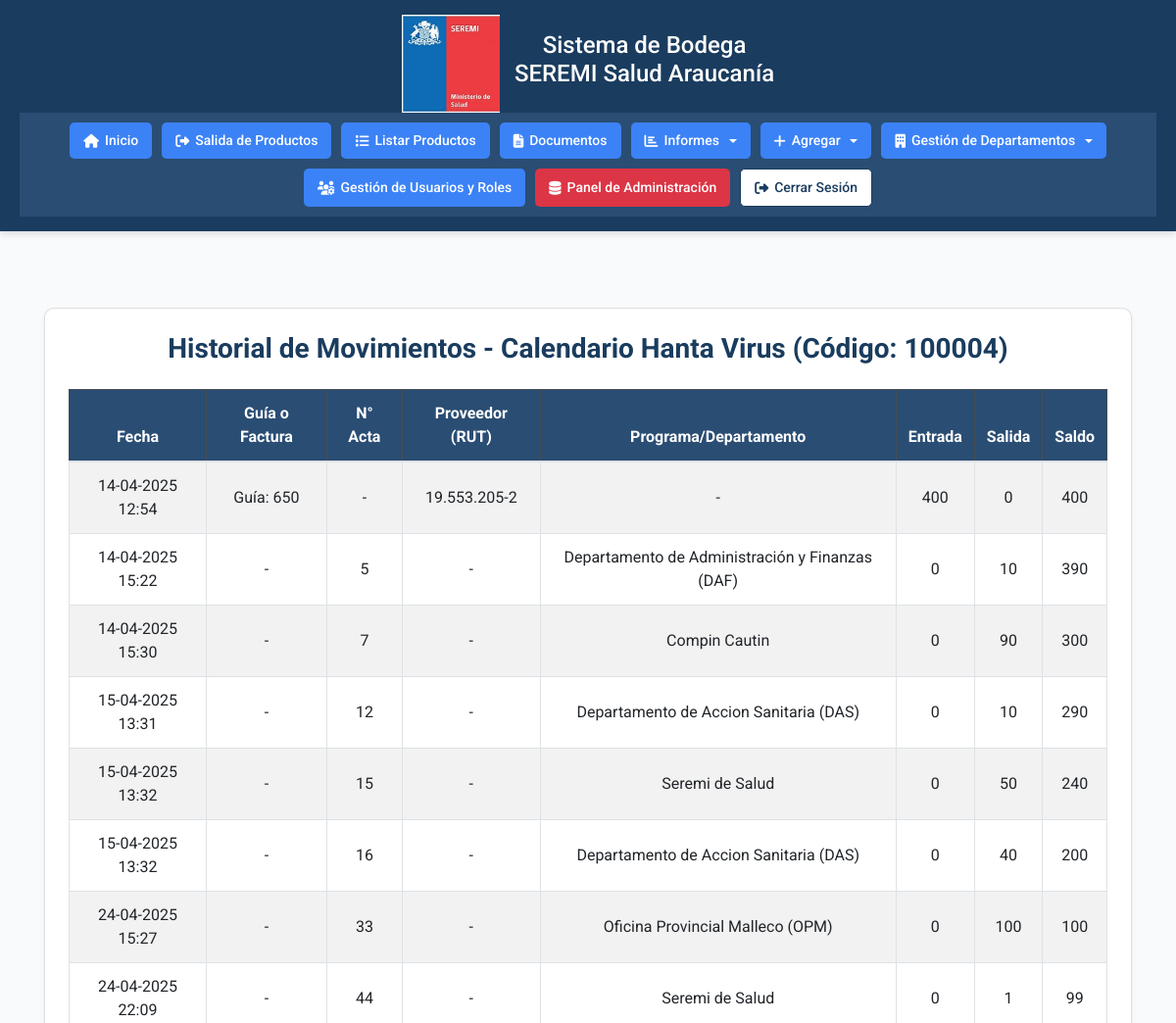
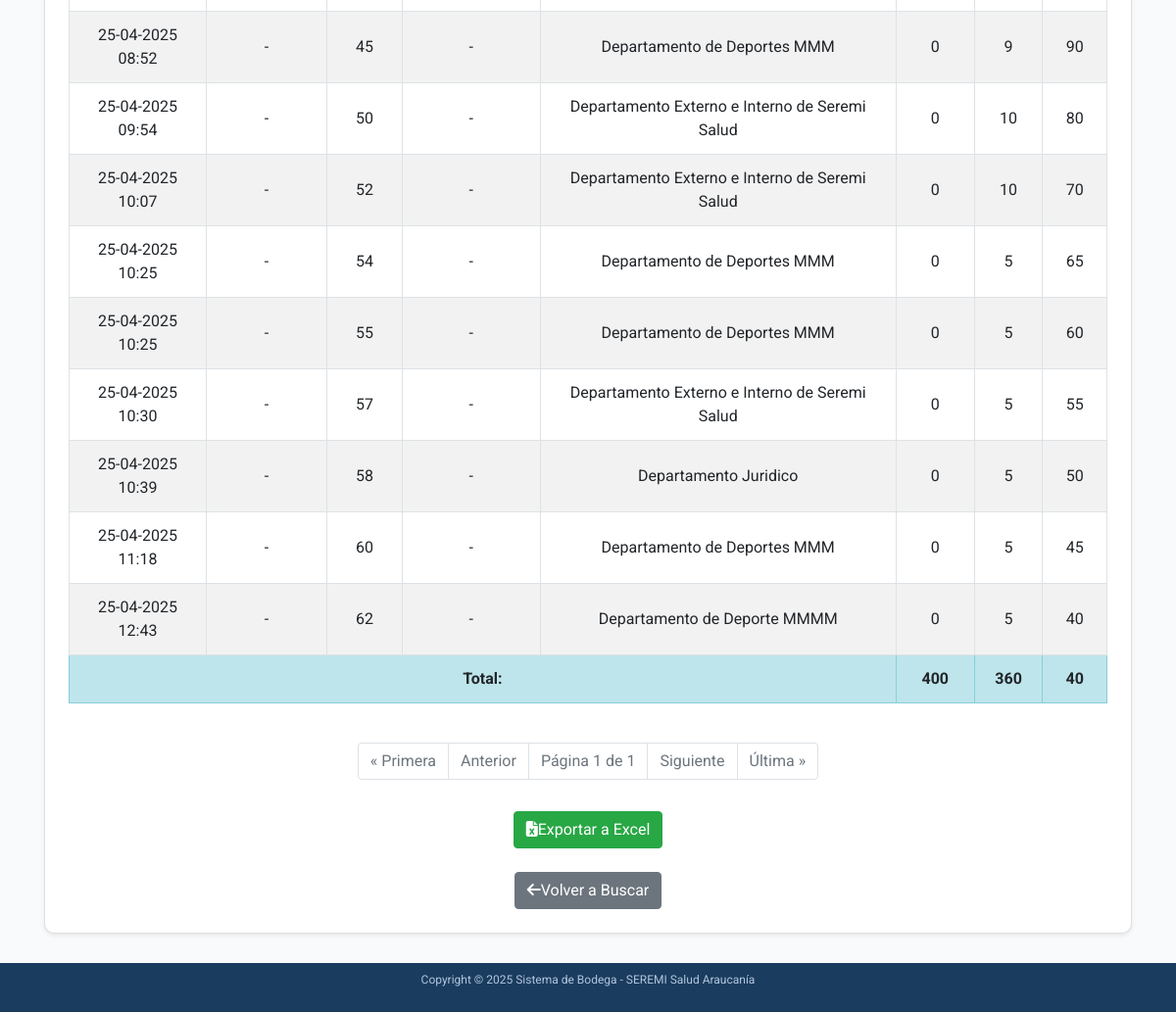
The app's page /accounts/bincard/historial/100004/ (signed in) with its own data (2 pictures, top to bottom).
### accounts/models.py (models this page shows, shortened)
class Producto(models.Model):
    CATEGORIAS = [
        ('Insumos de Aseo', 'Insumos de Aseo'),
        ('Insumos de Escritorio', 'Insumos de Escritorio'),
        ('EPP', 'EPP'),
        ('Emergencias y Desastres', 'Emergencias y Desastres'),
        ('Folletería', 'Folletería'),
        ('Otros', 'Otros'),
    ]
    codigo_barra = models.CharField(max_length=50, unique=True)
    descripcion = models.CharField(max_length=200)
    stock = models.IntegerField(default=0, db_index=True)
    categoria = models.CharField(max_length=100, choices=CATEGORIAS, blank=True)
    rut_proveedor = models.CharField(max_length=12, blank=True)
    guia_despacho = models.CharField(max_length=50, blank=True)
    numero_factura = models.CharField(max_length=50, blank=True)
    orden_compra = models.CharField(max_length=50, blank=True)
    class Meta:
        indexes = [models.Index(fields=['stock'], name='idx_producto_stock')]

class Transaccion(models.Model):
    TIPO_CHOICES = [('entrada', 'Entrada'), ('salida', 'Salida')]
    producto = models.ForeignKey(Producto, on_delete=models.CASCADE)
    tipo = models.CharField(max_length=10, choices=TIPO_CHOICES)
    cantidad = models.IntegerField()
    fecha = models.DateTimeField(auto_now_add=True)
    rut_proveedor = models.CharField(max_length=12, blank=True)
    guia_despacho = models.CharField(max_length=50, blank=True)
    numero_factura = models.CharField(max_length=50, blank=True)
    orden_compra = models.CharField(max_length=50, blank=True)
    observacion = models.TextField(blank=True, null=True)
    acta_entrega = models.ForeignKey('ActaEntrega', on_delete=models.SET_NULL, null=True, blank=True)

class ActaEntrega(models.Model):
    numero_acta = models.IntegerField()
    departamento = models.CharField(max_length=100)
    responsable = models.ForeignKey(
        'Responsable',
        on_delete=models.SET_NULL,
        null=True,
        related_name='actas_responsable',
        verbose_name="Responsable"
    )
    fecha = models.DateTimeField(auto_now_add=True)
    producto = models.ForeignKey(Producto, on_delete=models.CASCADE)
    cantidad = models.IntegerField()
    generador = models.ForeignKey(
        CustomUser,
        on_delete=models.SET_NULL,
        null=True,
        related_name='actas_generadas',
        verbose_name="Generador"
    )
    numero_siscom = models.CharField(max_length=50, blank=True, null=True)
    observacion = models.TextField(blank=True, null=True)
    class Meta:
        unique_together = ('numero_acta', 'producto')

### accounts/views.py (the view, shortened to what this page needs)
# urls.py: path('bincard/historial/<str:codigo_barra>/', views.bincard_historial, name='bincard-historial'),  # Ver historial de transacciones de un producto
@login_required
def bincard_historial(request, codigo_barra):
    limpiar_sesion_productos_salida(request)
    if not codigo_barra.isdigit():
        messages.error(request, 'El código de barra debe contener solo números.')
        return redirect('bincard-buscar')
    try:
        producto = Producto.objects.get(codigo_barra=codigo_barra)
    except Producto.DoesNotExist:
        messages.error(request, 'Producto no encontrado.')
        return redirect('bincard-buscar')
    transacciones = Transaccion.objects.filter(producto=producto).order_by('fecha')
    actas = ActaEntrega.objects.filter(producto=producto).order_by('fecha')
    eventos = []
    for transaccion in transacciones.filter(tipo='entrada'):
        guia_o_factura = transaccion.guia_despacho or transaccion.numero_factura or "-"
        if transaccion.guia_despacho:
            guia_o_factura = f"Guía: {transaccion.guia_despacho}"
        elif transaccion.numero_factura:
            guia_o_factura = f"Factura: {transaccion.numero_factura}"
        eventos.append({
            'tipo': 'entrada',
            'fecha': transaccion.fecha or datetime.now(pytz.UTC),
            'guia_o_factura': guia_o_factura,
            'numero_acta': None,
            'rut_proveedor': transaccion.rut_proveedor or '-',
            'departamento': None,
            'entrada': transaccion.cantidad,
            'salida': 0,
        })
    for transaccion in transacciones.filter(tipo='salida'):
        if transaccion.acta_entrega:
            eventos.append({
                'tipo': 'salida',
                'fecha': transaccion.fecha or transaccion.acta_entrega.fecha or datetime.now(pytz.UTC),
                'guia_o_factura': "-",
                'numero_acta': transaccion.acta_entrega.numero_acta,
                'rut_proveedor': None,
                'departamento': transaccion.acta_entrega.departamento,
                'entrada': 0,
                'salida': transaccion.cantidad,
            })
    eventos.sort(key=lambda x: x['fecha'] or datetime.now(pytz.UTC))
    saldo = 0
    movimientos = []
    for evento in eventos:
        if evento['tipo'] == 'entrada':
            saldo += evento['entrada']
        else:
            saldo -= evento['salida']
        if saldo < 0:
            messages.error(request, f'Error: El saldo no puede ser negativo en la fecha {evento["fecha"]}. Contacte al administrador.')
            return redirect('bincard-buscar')
        evento['saldo'] = saldo
        movimientos.append(evento)
    total_entradas = sum(m['entrada'] for m in movimientos)
    total_salidas = sum(m['salida'] for m in movimientos)
    if saldo != producto.stock:
        messages.warning(request, f'Advertencia: El saldo calculado ({saldo}) no coincide con el stock actual del producto ({producto.stock}).')
        producto.stock = saldo
        producto.save()
        messages.info(request, f'El stock del producto ha sido corregido a {saldo} para que coincida con el saldo calculado.')
    page_obj = paginar_resultados(request, movimientos)
    return render(request, 'accounts/bincard_historial.html', {
        'producto': producto,
        'page_obj': page_obj,
        'total_entradas': total_entradas,
        'total_salidas': total_salidas,
    })

### accounts/auth_backend.py (called while the page is built)
    def get_user(self, user_id):
        UserModel = get_user_model()
        try:
            return UserModel.objects.get(pk=user_id)
        except UserModel.DoesNotExist:
            return None

### accounts/views.py (called while the page is built)
def limpiar_sesion_productos_salida(request):
    if 'productos_salida' in request.session:
        logger.info("Limpiando variable de sesión 'productos_salida'.")
        del request.session['productos_salida']
        request.session.modified = True

def paginar_resultados(request, objetos, items_por_pagina=20):
    paginator = Paginator(objetos, items_por_pagina)
    page = request.GET.get('page')
    try:
        page_obj = paginator.page(page)
    except PageNotAnInteger:
        page_obj = paginator.page(1)
    except EmptyPage:
        page_obj = paginator.page(paginator.num_pages)
    return page_obj

### accounts/templates/accounts/bincard_historial.html (shortened to what this page needs)
{% extends 'accounts/home.html' %}
{% load static %}
{% block content %}
<div class="container mt-5">
    <div class="card shadow-sm p-4">
        <h2 class="text-center mb-4">Historial de Movimientos - {{ producto.descripcion }} (Código: {{ producto.codigo_barra }})</h2>
        {% if page_obj %}
            <div class="table-responsive">
                <table class="table table-bordered table-striped">
                    <thead class="table-dark">
                        <tr>
                            <th>Fecha</th>
                            <th>Guía o Factura</th>
                            <th>N° Acta</th>
                            <th>Proveedor (RUT)</th>
                            <th>Programa/Departamento</th>
                            <th>Entrada</th>
                            <th>Salida</th>
                            <th>Saldo</th>
                        </tr>
                    </thead>
                    <tbody>
                        {% for movimiento in page_obj %}
                            <tr>
                                <td>{{ movimiento.fecha|date:"d-m-Y H:i" }}</td>
                                <td>{{ movimiento.guia_o_factura }}</td>
                                <td>{{ movimiento.numero_acta|default:"-" }}</td>
                                <td>{{ movimiento.rut_proveedor|default:"-" }}</td>
                                <td>{{ movimiento.departamento|default:"-" }}</td>
                                <td>{{ movimiento.entrada|default:"0" }}</td>
                                <td>{{ movimiento.salida|default:"0" }}</td>
                                <td>{{ movimiento.saldo }}</td>
                            </tr>
                        {% empty %}
                            <tr>
                                <td colspan="8" class="text-center">No se encontraron movimientos para este producto.</td>
                            </tr>
                        {% endfor %}
                    </tbody>
                    <tfoot>
                        <tr class="table-info">
                            <td colspan="5" class="text-end"><strong>Total:</strong></td>
                            <td><strong>{{ total_entradas }}</strong></td>
                            <td><strong>{{ total_salidas }}</strong></td>
                            <td><strong>{{ producto.stock }}</strong></td>
                        </tr>
                    </tfoot>
                </table>
            </div>
            <nav aria-label="Paginación de movimientos">
                <ul class="pagination justify-content-center mt-4">
                    {% if page_obj.has_previous %}
                        <li class="page-item"><a class="page-link" href="?page=1">« Primera</a></li>
                        <li class="page-item"><a class="page-link" href="?page={{ page_obj.previous_page_number }}">Anterior</a></li>
                    {% else %}
                        <li class="page-item disabled"><span class="page-link">« Primera</span></li>
                        <li class="page-item disabled"><span class="page-link">Anterior</span></li>
                    {% endif %}
                    <li class="page-item disabled"><span class="page-link">Página {{ page_obj.number }} de {{ page_obj.paginator.num_pages }}</span></li>
                    {% if page_obj.has_next %}
                        <li class="page-item"><a class="page-link" href="?page={{ page_obj.next_page_number }}">Siguiente</a></li>
                        <li class="page-item"><a class="page-link" href="?page={{ page_obj.paginator.num_pages }}">Última »</a></li>
                    {% else %}
                        <li class="page-item disabled"><span class="page-link">Siguiente</span></li>
                        <li class="page-item disabled"><span class="page-link">Última »</span></li>
                    {% endif %}
                </ul>
            </nav>
            <form method="POST" action="{% url 'bincard-historial' producto.codigo_barra %}" class="text-center mt-3">
                <button type="submit" name="exportar_excel" class="btn btn-success">
                    <i class="fas fa-file-excel me-2"></i>Exportar a Excel
                </button>
            </form>
        {% else %}
            <div class="alert alert-info text-center">No se encontraron movimientos para este producto.</div>
        {% endif %}
        <div class="text-center mt-4">
            <a href="{% url 'bincard-buscar' %}" class="btn btn-secondary">
                <i class="fas fa-arrow-left me-2"></i>Volver a Buscar
            </a>
        </div>
    </div>
</div>
{% endblock %}

### accounts/templates/accounts/home.html (style rules this page uses)
* { margin: 0; padding: 0; box-sizing: border-box; font-family: 'Roboto', Arial, sans-serif; }
body { background-color: #f8fafc; display: flex; flex-direction: column; min-height: 100vh; }
nav { display: flex; justify-content: center; gap: 10px; flex-wrap: wrap; }
main .container { width: 100%; padding: 0 15px; box-sizing: border-box; }
main h2 { color: #1a3c5e; font-size: 28px; font-weight: 700; margin-bottom: 10px; }

### accounts/templates/accounts/bincard_historial.html (style rules this page uses)
.card { border-radius: 10px; background-color: white; }
h2 { color: #1a3c5e; font-size: 28px; font-weight: 700; }
.table th, .table td { vertical-align: middle; text-align: center; }
.table-dark { background-color: #2a4d73; color: white; }
.table-info { background-color: #e7f3ff; }
.btn-success { background-color: #28a745; border-color: #28a745; }
.btn-secondary { background-color: #6c757d; border-color: #6c757d; }

### records on screen
Producto: descripcion "Calendario Hanta Virus", codigo_barra "100004", stock "40"
Transaccion: fecha "14-04-2025 12:54", rut_proveedor "19.553.205-2"
Transaccion: fecha "14-04-2025 15:22"
ActaEntrega: departamento "Departamento de Administración y Finanzas (DAF)"
Transaccion: fecha "14-04-2025 15:30"
ActaEntrega: departamento "Compin Cautin"
Transaccion: fecha "15-04-2025 13:31"
ActaEntrega: departamento "Departamento de Accion Sanitaria (DAS)"
Transaccion: fecha "15-04-2025 13:32"
ActaEntrega: departamento "Seremi de Salud"
Transaccion: fecha "15-04-2025 13:32"
ActaEntrega: departamento "Departamento de Accion Sanitaria (DAS)"
Transaccion: fecha "24-04-2025 15:27"
ActaEntrega: departamento "Oficina Provincial Malleco (OPM)"
Transaccion: fecha "24-04-2025 22:09"
ActaEntrega: departamento "Seremi de Salud"
Transaccion: fecha "25-04-2025 08:52"
ActaEntrega: departamento "Departamento de Deportes MMM"
Transaccion: fecha "25-04-2025 09:54"
ActaEntrega: departamento "Departamento Externo e Interno de Seremi Salud"
Transaccion: fecha "25-04-2025 10:07"
ActaEntrega: departamento "Departamento Externo e Interno de Seremi Salud"
Transaccion: fecha "25-04-2025 10:25"
ActaEntrega: departamento "Departamento de Deportes MMM"
Transaccion: fecha "25-04-2025 10:25"
ActaEntrega: departamento "Departamento de Deportes MMM"
Transaccion: fecha "25-04-2025 10:30"
ActaEntrega: departamento "Departamento Externo e Interno de Seremi Salud"
Transaccion: fecha "25-04-2025 10:39"
ActaEntrega: departamento "Departamento Juridico"
Transaccion: fecha "25-04-2025 11:18"
ActaEntrega: departamento "Departamento de Deportes MMM"
Transaccion: fecha "25-04-2025 12:43"
ActaEntrega: departamento "Departamento de Deporte MMMM"

### other values on screen
{{ movimiento.guia_o_factura }} "Guía: 650" "-" "-" "-" "-" "-" "-" "-" "-" "-" "-" "-" "-" "-" "-" "-" "-"
{{ movimiento.numero_acta|default:"-" }} "-" "5" "7" "12" "15" "16" "33" "44" "45" "50" "52" "54" "55" "57" "58" "60" "62"
{{ movimiento.departamento|default:"-" }} "-"
{{ movimiento.entrada|default:"0" }} "400" "0" "0" "0" "0" "0" "0" "0" "0" "0" "0" "0" "0" "0" "0" "0" "0"
{{ movimiento.salida|default:"0" }} "0" "10" "90" "10" "50" "40" "100" "1" "9" "10" "10" "5" "5" "5" "5" "5" "5"
{{ movimiento.saldo }} "400" "390" "300" "290" "240" "200" "100" "99" "90" "80" "70" "65" "60" "55" "50" "45" "40"
{{ movimiento.rut_proveedor|default:"-" }} "-" "-" "-" "-" "-" "-" "-" "-" "-" "-" "-" "-" "-" "-" "-" "-"
{{ total_entradas }} "400"
{{ total_salidas }} "360"
{{ page_obj.number }} "1"
{{ page_obj.paginator.num_pages }} "1"
